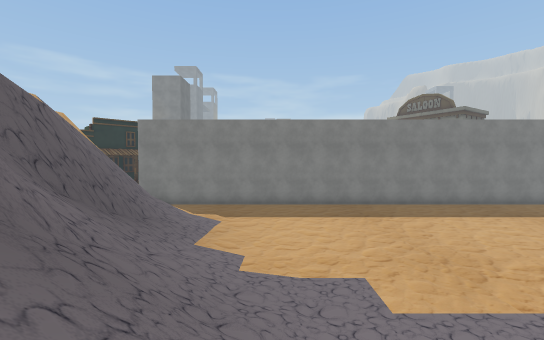
view 1 (above)

18 first-person views from a walk through a Unity game level. The camera is 1.2 m above the floor, tilts 2° down and sees 90° across. The floor is counted in squares, 2 m on a side. Each view is taken from the middle of a square. On the plan, view 1 faces up. The plan holds only what a view shows up to about 9 squares ahead; the rest is blank. The place goes on beyond the plan. The player is left out. Some surface patterns are stand-ins.

view 2
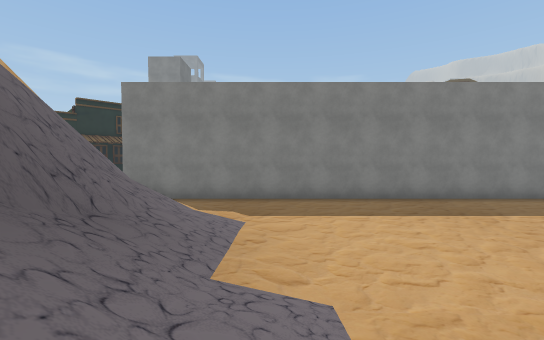

view 3
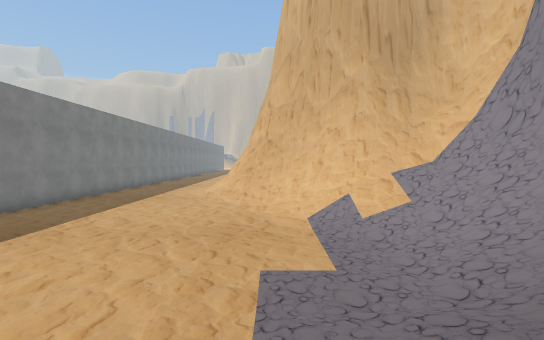

view 4
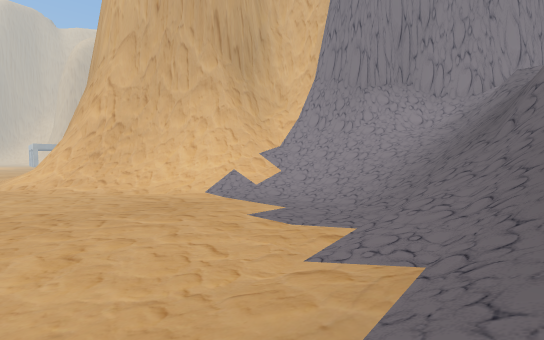

view 5
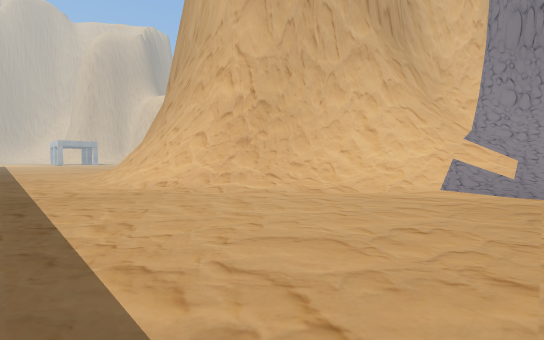

view 6
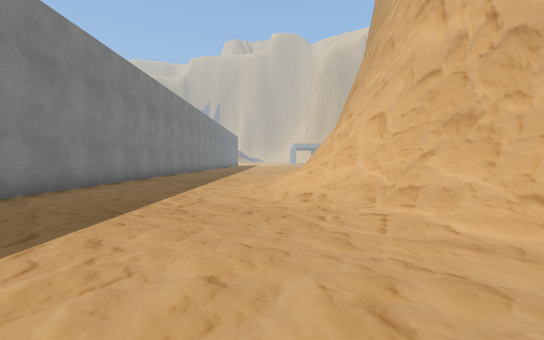

view 7
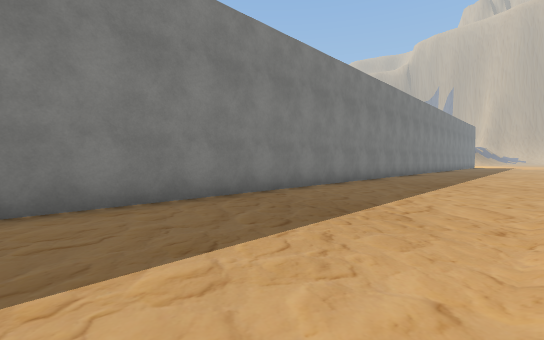

view 8
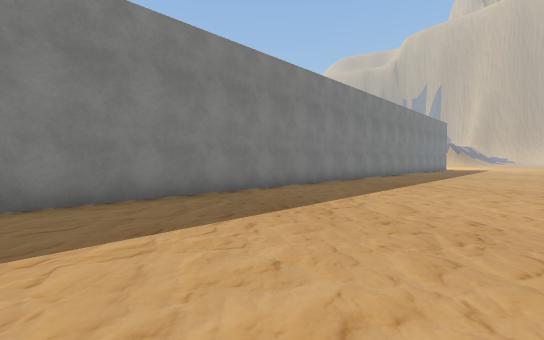

view 9
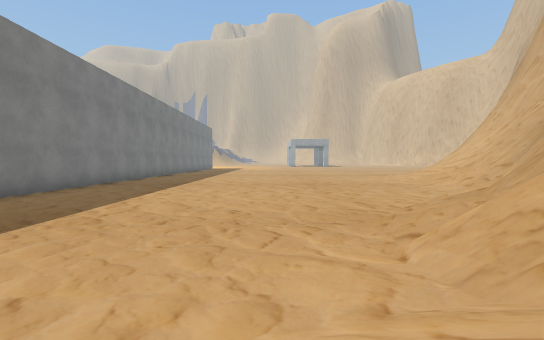

view 10
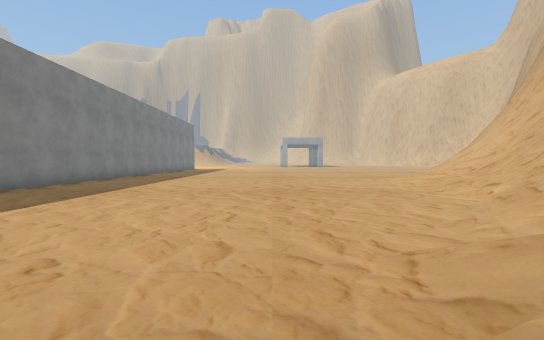

view 11
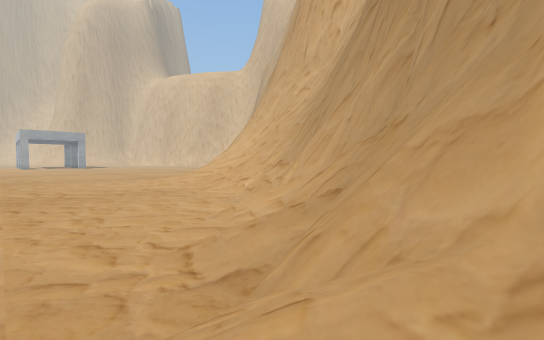

view 12
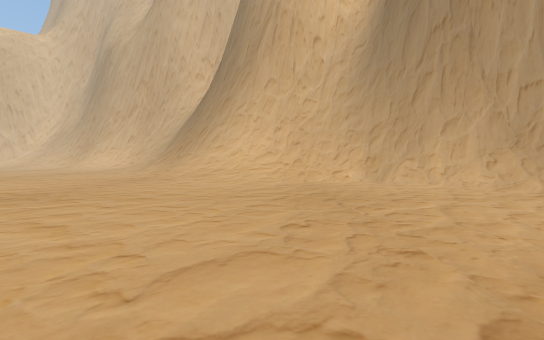

view 13
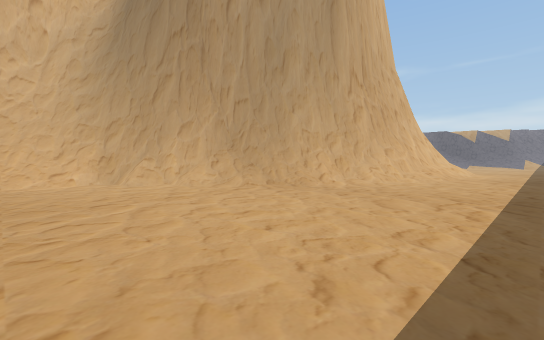

view 14
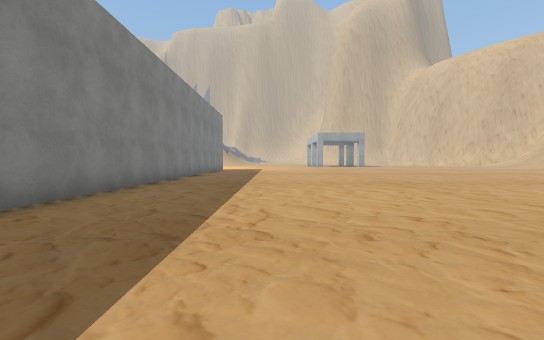

view 15
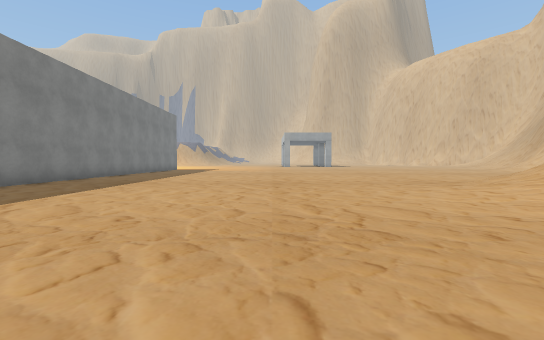

view 16
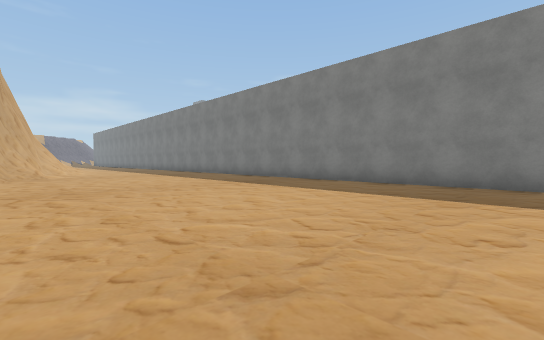

view 17
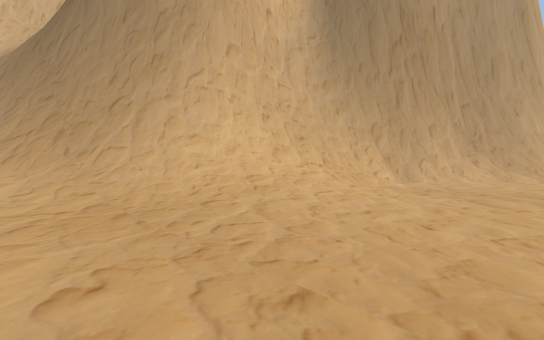

view 18
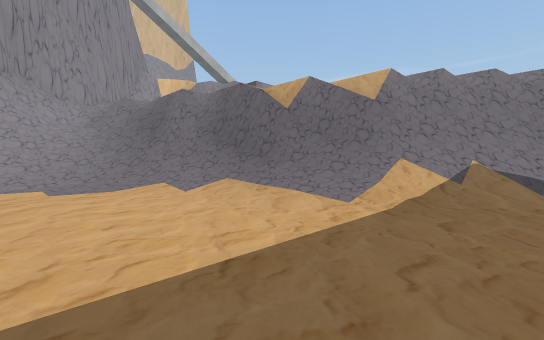

### Floor plan
Key: @ floor where view 1 was taken; # wall or solid block; . main floor; : floor 5.5 m higher than the main floor; / step, stairs or slope; = window, fence, low wall or low ledge.
Columns run from 7 left of view 1 to 30 right of it. Each row starts with its distance up from view 1.
 11   ####################################
 10 #=//..................................
  9 ##=///................................
  8  ##=//................................
  7   ##///.........///////...............
  6    #///.......///####=//..............
  5    ##//......///########//............
  4     #///....///##     ###//...........
  3     #///..////##       ###//..........
  2     ##///////##         ###=/..//.....
  1      #///////#            ###//////...
  0      #/@////##             ###//////..
 -1      :////###               #####////.

Positions as (right, up) in squares from view 1, and headings:
1: (0, 0), facing up
2: (-1, 3), facing up
3: (-2, 4), facing right
4: (-2, 7), facing down-right
5: (3, 9), facing down-right
6: (5, 7), facing right
7: (10, 7), facing up-right
8: (15, 6), facing up-right
9: (15, 6), facing right
10: (17, 5), facing right
11: (17, 5), facing down-right
12: (24, 9), facing down
13: (23, 9), facing down-left
14: (21, 8), facing right
15: (21, 5), facing right
16: (29, 4), facing up-left
17: (29, 4), facing down-left
18: (2, 10), facing down-left
